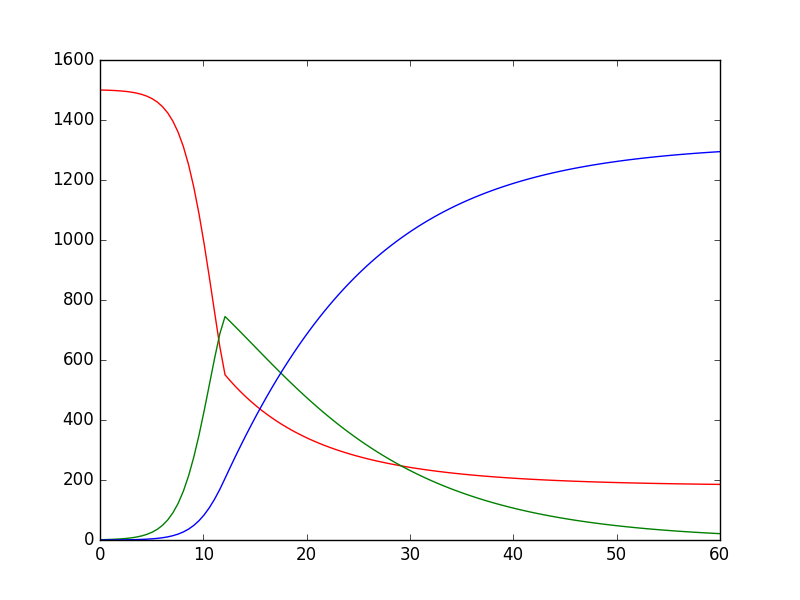

Generate this figure with Python:
#!/usr/bin/env python
# -*- coding: utf-8 -*-
# vim: ft=python ts=4 sw=4 sts=4 et fenc=utf-8
# Original author: "Eivind Magnus Hvidevold" <hvidevold@gmail.com>
# License: GNU GPLv3 at http://www.gnu.org/licenses/gpl.html

'''
'''

import os
import sys
import re

import numpy
import ODESolver
from matplotlib.pylab import *

class ProblemSIR:
    def __init__(self, nu, beta, S0, I0, R0, T):
        self.T = T
        self.S0 = S0
        self.I0 = I0
        self.R0 = R0

        if isinstance(nu, (float, int)):
            self.nu = lambda t: nu
        elif callable(nu):
            self.nu = nu

        if isinstance(beta, (float, int)):
            self.beta = lambda t: beta
        elif callable(beta):
            self.beta = beta

    def __call__(self, u, t):
        S, I, R = u
        return [
                -self.beta(t)*S*I,
                self.beta(t)*S*I-self.nu(t)*I,
                self.nu(t)*I]

    def term(self, u, t, i):
        S, I, R = u[i]
        eps = 1e-7
        return S + I + R - (self.S0 + self.I0 + self.R0) > eps

class SolverSIR:
    def __init__(self, problem, dt):
        self.problem = problem
        self.dt = dt

    def solve(self, method=ODESolver.RungeKutta4):
        'entry point'
        problem = self.problem
        solver = method(problem)
        solver.set_initial_condition([problem.S0, problem.I0, problem.R0])
        n = int(round(self.problem.T/float(self.dt)))
        tp = numpy.linspace(0, self.problem.T, n)
        u, t = solver.solve(tp, lambda u, t, i: problem.term(u, t, i))
        print 'Max infected', max(u[:,1])
        return tp, u[:,0], u[:,1], u[:,2]

def doPlot(tp, a, b, c):
    plot(tp, a, 'r-')
    plot(tp, b, 'g-')
    plot(tp, c, 'b-')
    show()

def main():
    beta = lambda t: 0.0005 if t <= 12 else 0.0001
    problem = ProblemSIR(T=60, nu=0.1, beta=beta, S0=1500, I0=1.0, R0=0.0)
    solver = SolverSIR(problem, 0.5)
    tp, a, b, c = solver.solve()
    doPlot(tp, a, b, c)


if __name__ == '__main__':
    main()

'''
The total number of infected is now 744.88 compared to ~897.18 for beta = 0.0005.
'''

"""

[emilyd@sudur App_E]$ python SIR_class.py
Max infected 744.884042958

"""
